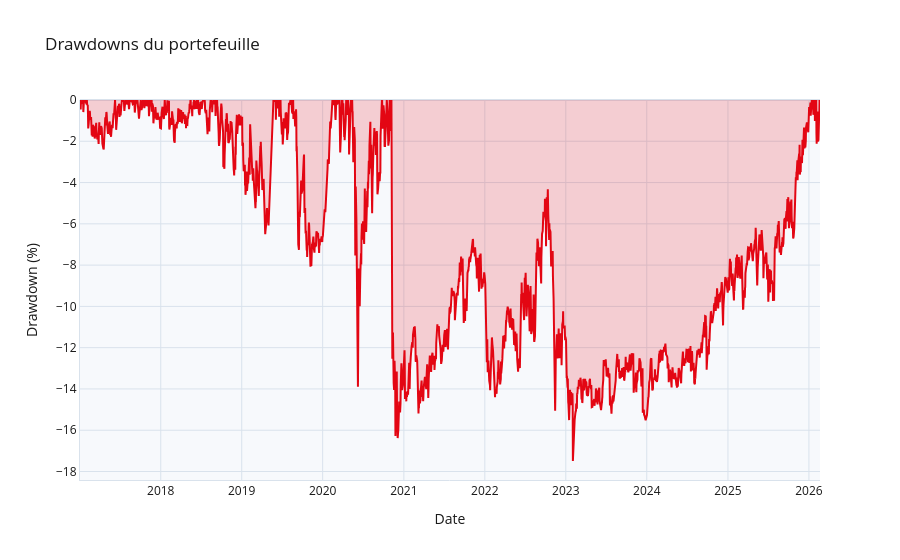

Here is the notebook cell this chart was saved with:
### Markdown cell above
### 5b. Drawdowns du portefeuille

### Code cell
fig_dd = reporter.plot_drawdowns()
fig_dd.show()

### Figure 1 — Plotly figure (JSON) as saved in the notebook; plotly's stock layout.template omitted (floating-point values rounded to 4 significant figures; data arrays with more than 128 entries replaced by an {"elided": "..."} marker saying what was removed)
{"data": [{"fill": "tozeroy", "fillcolor": "rgba(227, 6, 19, 0.18)", "line": {"color": "#E30613"}, "name": "Drawdown (%)", "type": "scatter", "x": {"elided": "2346 str values"}, "y": {"elided": "2346 float values"}}], "layout": {"font": {"color": "#1A1A1A"}, "paper_bgcolor": "white", "plot_bgcolor": "#F7F9FC", "title": {"text": "Drawdowns du portefeuille"}, "xaxis": {"gridcolor": "#D9E2EC", "linecolor": "#D9E2EC", "title": {"text": "Date"}, "zerolinecolor": "#D9E2EC"}, "yaxis": {"gridcolor": "#D9E2EC", "linecolor": "#D9E2EC", "title": {"text": "Drawdown (%)"}, "zerolinecolor": "#D9E2EC"}}}
